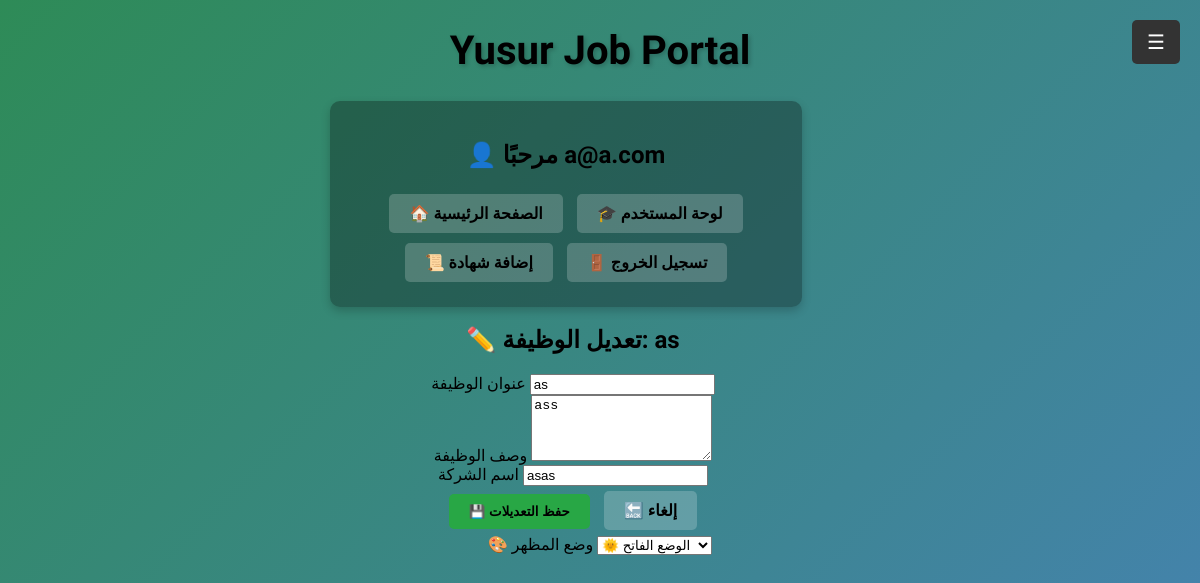
Page /edit-job/1 (signed in) on the committed database.
### app/models.py (models this page shows, shortened)
class User(db.Model, UserMixin):
    id = db.Column(db.Integer, primary_key=True)
    username = db.Column(db.String(100), unique=True, nullable=False)
    email = db.Column(db.String(100), unique=True, nullable=False)
    password = db.Column(db.String(100), nullable=False)
    role = db.Column(db.String(20), nullable=False, default="JobSeeker")
    notifications_enabled = db.Column(db.Boolean, default=True)  # تفعيل الإشعارات
    theme = db.Column(db.String(10), default="light")  # الوضع الفاتح افتراضيًا

class Job(db.Model):
    id = db.Column(db.Integer, primary_key=True)
    title = db.Column(db.String(200), nullable=False)
    description = db.Column(db.Text, nullable=True)
    company = db.Column(db.String(100), nullable=False)
    posted_date = db.Column(db.DateTime, default=db.func.current_timestamp())
    employer_id = db.Column(db.Integer, db.ForeignKey('user.id'), nullable=False)

### app/routes.py (the view, shortened to what this page needs)
@main.route('/edit-job/<int:job_id>', methods=['GET', 'POST'])
@login_required
def edit_job(job_id):
    job = Job.query.get_or_404(job_id)
    if job.employer_id != current_user.id:
        flash("❌ لا يمكنك تعديل هذه الوظيفة!", "danger")
        return redirect(url_for('main.home'))
    form = JobForm(obj=job)
    return render_template('edit_job.html', form=form, job=job)

### app/forms.py
class JobForm(FlaskForm):
    title = StringField('عنوان الوظيفة', validators=[DataRequired()])
    description = TextAreaField('وصف الوظيفة', validators=[DataRequired()])
    company = StringField('اسم الشركة', validators=[DataRequired()])
    submit = SubmitField('إضافة الوظيفة')

### app/routes.py (called while the page is built)
@login_manager.user_loader
def load_user(user_id):
    return User.query.get(int(user_id))

### app/templates/edit_job.html (shortened to what this page needs)
{% extends "base.html" %}
{% block content %}
<div class="container mt-4">
    <h2>✏️ تعديل الوظيفة: {{ job.title }}</h2>
    <form method="POST">
        <div class="mb-3">
            {{ form.title.label(class="form-label") }}
            {{ form.title(class="form-control") }}
        </div>
        <div class="mb-3">
            {{ form.description.label(class="form-label") }}
            {{ form.description(class="form-control", rows=4) }}
        </div>
        <div class="mb-3">
            {{ form.company.label(class="form-label") }}
            {{ form.company(class="form-control") }}
        </div>
        <button type="submit" class="btn btn-success">💾 حفظ التعديلات</button>
        <a href="{{ url_for('main.home') }}" class="btn btn-secondary">🔙 إلغاء</a>
    </form>
</div>
{% endblock %}

### app/templates/base.html (shortened to what this page needs)
<!DOCTYPE html>
<html lang="ar">
<head>
    <link rel="stylesheet" type="text/css" href="{{ url_for('static', filename='style.css') }}">
</head>
<body>
    <div class="menu-button" onclick="openSidebar()">☰</div>
    <div class="container">
        <h1 class="title">Yusur Job Portal</h1>
        <div class="dashboard">
            <h2>👤 مرحبًا {{ current_user.username if current_user.is_authenticated else 'زائر' }}</h2>
            <div class="buttons">
                <a href="{{ url_for('main.home') }}" class="btn">🏠 الصفحة الرئيسية</a>
                {% if current_user.is_authenticated %}
                    {% if current_user.role == 'Admin' %}
                        <a href="{{ url_for('main.admin_dashboard') }}" class="btn">📊 لوحة تحكم الأدمن</a>
                        <a href="{{ url_for('main.add_job') }}" class="btn">➕ إضافة وظيفة</a>
                    {% elif current_user.role == 'JobSeeker' %}
                        <a href="{{ url_for('main.jobseeker_dashboard') }}" class="btn">🎓 لوحة المستخدم</a>
                        <a href="{{ url_for('main.upload_certificate') }}" class="btn">📜 إضافة شهادة</a>
                    {% endif %}
                    <a href="{{ url_for('main.logout') }}" class="btn btn-danger">🚪 تسجيل الخروج</a>
                {% else %}
                    <a href="{{ url_for('main.login') }}" class="btn">🔑 تسجيل الدخول</a>
                    <a href="{{ url_for('main.register') }}" class="btn btn-secondary">📝 تسجيل حساب جديد</a>
                {% endif %}
            </div>
        </div>
        <div class="content">
            {% block content %}{% endblock %}
        </div>
    </div>
    <div class="theme-toggle-container">
        <label for="theme-toggle">🎨 وضع المظهر</label>
        <select id="theme-toggle" name="theme" class="form-control">
            <option value="light">🌞 الوضع الفاتح</option>
        </select>
    </div>
</body>
</html>

### app/static/style.css (style rules this page uses)
body { background: linear-gradient(135deg, #2E8B57, #4682B4); margin: 0; font-family: 'Tajawal', sans-serif; display: flex; flex-direction: column; align-items: center; min-height: 100vh; }
.container { text-align: center; color: #000000; max-width: 90%; }
.title { font-size: 2.5em; font-weight: bold; text-shadow: 2px 2px 4px rgba(0, 0, 0, 0.2); }
.dashboard { background: rgba(0, 0, 0, 0.3); padding: 20px; border-radius: 10px; box-shadow: 0px 4px 10px rgba(0, 0, 0, 0.2); width: 80%; max-width: 500px; }
.dashboard h2 { font-size: 1.5em; margin-bottom: 10px; }
.buttons { margin-top: 20px; }
.btn { display: inline-block; background: rgba(255, 255, 255, 0.2); padding: 10px 20px; margin: 5px; border-radius: 5px; color: rgb(0, 0, 0); text-decoration: none; font-weight: bold; transition: background 0.3s; }
.btn-success { background: #28a745; border: none; }
.menu-button { position: fixed; top: 20px; right: 20px; background: #333; color: white; padding: 10px 15px; border-radius: 5px; font-size: 20px; cursor: pointer; z-index: 1000; transition: background 0.3s; }

### rows in the picture
User: username "a@a.com"
Job: title "as", description "ass", company "asas"
